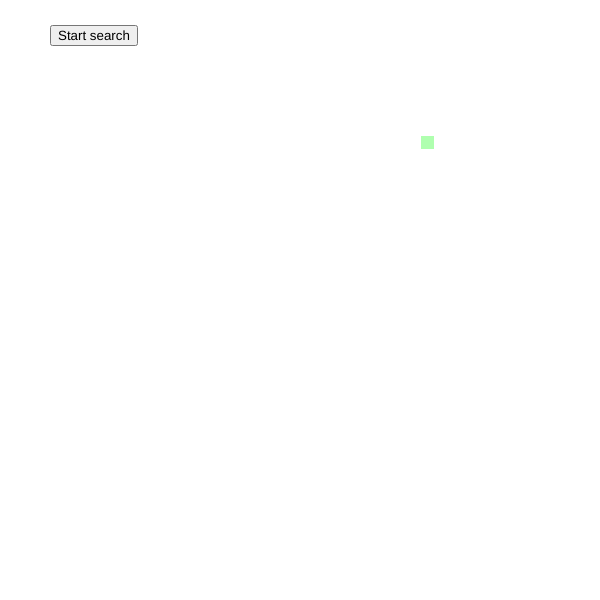
Frame 1 (no input)
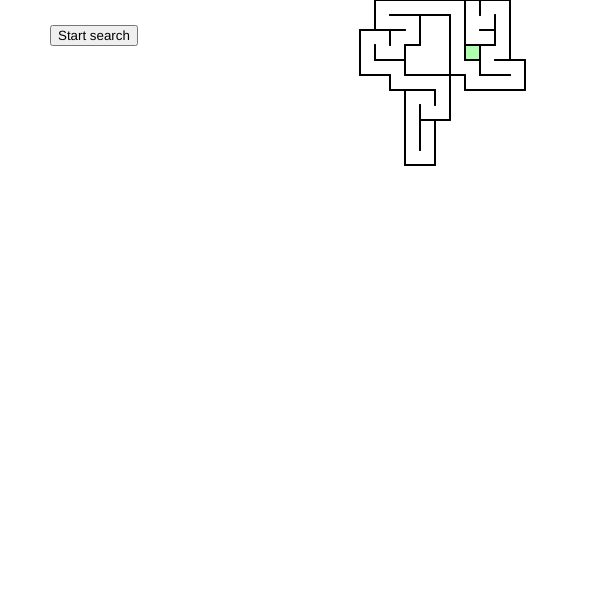
Frame 60 (no input)
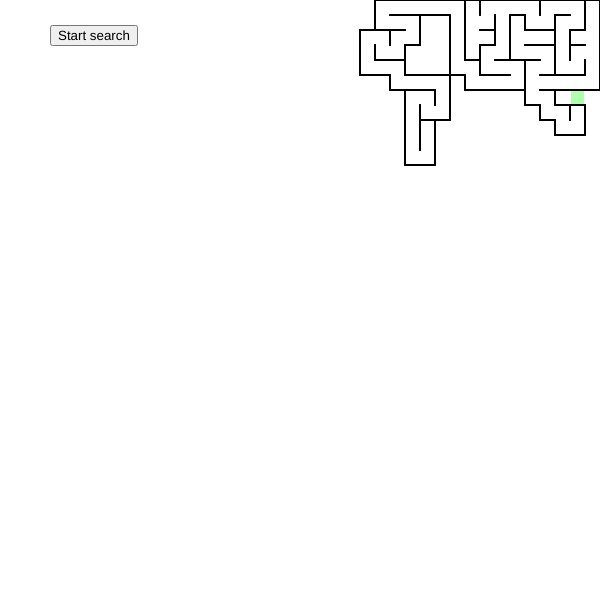
Frame 120 (the mouse pressed at the canvas centre since frame 60)

The p5.js sketch that drew these frames (run headless with seeded random() and noise() and a simulated clock; from frame 60 on, the mouse is pressed at the canvas centre):

// p5.js sketch
// ── sketch.js
let cols = 40;
let rows = 40;
let grid = [];
let start, end;
let w, h;
let maze, astar;
let search = false;

function setup() {
    createCanvas(600, 600);

    w = width / cols;
    h = height / rows;

    // define grid
    for (let i = 0; i < cols; i++) {
        grid[i] = new Array(rows);
    }

    // fill grid with nodes
    for (let i = 0; i < cols; i++) {
        for (let j = 0; j < rows; j++) {
            grid[i][j] = new Node(i, j);
        }
    }

    maze = new Maze(grid[floor(random(cols))][floor(random(rows))]);
    astar = new Astar();

    startSearchButton = createButton('Start search');
    startSearchButton.position(50, 25);
    startSearchButton.mouseClicked(startSearch);
}

function draw() {
    background(255);

    for (let i = 0; i < cols; i++) {
        for (let j = 0; j < rows; j++) {
            grid[i][j].show(255);
        }
    }

    if (!maze.complete) {
        maze.generate();
        maze.current.highlight();
    } else {
        if (search) {
            start.show(color(0, 255, 0));
            end.show(color(255, 0, 0));

            astar.findPath(start, end);

            showSearch();
        }
    }
}

function initializeSearch() {
    // set start and end nodes
    start = grid[0][0];
    end = grid[cols - 1][rows - 1];

    start = grid[floor(random(cols))][floor(random(rows))];
    end = grid[floor(random(cols))][floor(random(rows))];

    // set heuristic for each node on grid
    for (let i = 0; i < cols; i++) {
        for (let j = 0; j < rows; j++) {
            grid[i][j].addNeighbors(grid);
            grid[i][j].setHeuristic(end);
        }
    }

    start.g = 0;
    start.f = start.h;

    astar = new Astar();
}

function showSearch() {
    noFill();
    stroke('orange');
    strokeWeight(h/3);
    beginShape();
    for (let i = 0; i < astar.totalPath.length; i++) {
        let path = astar.totalPath[i];
        vertex(path.i * w + w/2, path.j * h + h/2);
    }
    endShape();
}

function startSearch() {
    resetNodes();
    initializeSearch();

    search = true;
}

function resetNodes() {
    // since grid is passed to addNeighbors function,
    // reset all nodes, then separately add neighbors
    for (let i = 0; i < cols; i++) {
        for (let j = 0; j < rows; j++) {
            grid[i][j].cameFrom = undefined;
            grid[i][j].f = 999999999;
            grid[i][j].g = 999999999;
        }
    }
}
// ── astar.js
class Astar {
    constructor() {
        this.openSet = [];      // array of nodes to be evaluated for next step in search
        this.closedSet = [];    // array of nodes already evaluated along the way
        this.totalPath = [];    // found path from start node to current node during search
        this.lastGoodPath = [];
    }

    findPath(start, goal) {
        if (this.openSet.length === 0 && !this.closedSet.includes(start)) {
            this.openSet.push(start);
        }

        if (this.openSet.length > 0) {
            this.lastGoodPath = this.totalPath;
            this.totalPath = [];
            let indexOfLowestFScore = 0;
            for (let i = 0; i < this.openSet.length; i++) {
                if (this.openSet[i].f + this.openSet[i].h < this.openSet[indexOfLowestFScore].f + this.openSet[indexOfLowestFScore].h) {
                    indexOfLowestFScore = i;
                }
            }

            let current = this.openSet[indexOfLowestFScore];

            if (current === goal) {
                console.log('success!');
            } else {
                this.removeFromArray(this.openSet, current);
                this.closedSet.push(current);

                for (let i = 0; i < current.neighbors.length; i++) {
                    let neighbor = current.neighbors[i];
                    if (this.closedSet.includes(neighbor) || this.pathBlocked(current, neighbor)) {
                        continue;
                    }

                    let tempG = current.g + 1; // assumes distance from one node to the next is 1

                    if (tempG < neighbor.g) {
                        neighbor.g = tempG;
                        neighbor.f = neighbor.g + neighbor.h;
                        neighbor.cameFrom = current;
                    }

                    if (!this.openSet.includes(neighbor)) {
                        this.openSet.push(neighbor);
                    }
                }
            }
            this.totalPath = this.reconstructPath(current);
        } else {
            console.log('No solution');
            this.totalPath = this.lastGoodPath;
        }
    }

    reconstructPath(currentNode) {
        let path = [];
        path.push(currentNode);
        while (currentNode.cameFrom !== undefined) {
            currentNode = currentNode.cameFrom;
            path.push(currentNode);
        }
        return path;
    }

    removeFromArray(arr, el) {
        for (let i = arr.length - 1; i >= 0; i--) {
            if (el === arr[i]) {
                arr.splice(i, 1);
            }
        }
    }

    pathBlocked(node1, node2) {
        let x = node1.i - node2.i;
        let y = node1.j - node2.j;

        if (x === 1) {
            // neighbor is to the left
            return node1.walls[3];
        } else if (x === -1) {
            // neighbor is to the right
            return node1.walls[1];
        } else if (y === 1) {
            // neighbor is to the top
            return node1.walls[0];
        } else if (y === -1) {
            // neighbor is to the bottom
            return node1.walls[2];
        }
    }
}
// ── maze.js
class Maze {
    constructor(startNode) {
        this.current = startNode;
        this.stack = [];
        this.complete = false;
    }

    generate() {
        this.current.visited = true;

        let next = this.current.getUnvisitedNeighbor();
        if (next) {
            next.visited = true;
            this.stack.push(this.current);
            this.current.removeWalls(next);
            this.current = next;
        } else if (this.stack.length > 0) {
            this.current = this.stack.pop();
        } else {
            this.complete = true;
        }
    }
}

// ── node.js
class Node {
    constructor(i, j) {
        this.i = i;
        this.j = j;
        this.f = 999999999;
        this.g = 999999999;
        this.h = undefined;
        this.neighbors = [];
        this.cameFrom = undefined;
        this.walls = [true, true, true, true];  // top, right, bottom, left
        this.visited = false;
        this.wallStrokeWeight = 2
    }

    show() {
        if (!this.visited) {
            return;
        }

        let i = this.i * w;
        let j = this.j * h;
        let offset = 0;
        stroke(0);
        strokeWeight(this.wallStrokeWeight);

        if (this.walls[0]) {
            line(i + offset   , j + offset,     i + w - offset, j + offset);
        }
        if (this.walls[1]) {
            line(i + w - offset, j + offset,     i + w - offset, j + h - offset);
        }
        if (this.walls[2]) {
            line(i + w - offset, j + h - offset, i + offset   , j + h - offset);
        }
        if (this.walls[3]) {
            line(i + offset   , j + h - offset, i + offset   , j + offset);
        }

        noStroke();
        fill(255, 0, 255, 80);
        fill(255);
        rect(this.i * w + this.wallStrokeWeight /2, this.j * h + this.wallStrokeWeight/2, w - this.wallStrokeWeight, h - this.wallStrokeWeight);
    }

    highlight() {
        noStroke();
        fill(0, 255, 0, 80);
        rect(this.i * w + this.wallStrokeWeight /2, this.j * h + this.wallStrokeWeight/2, w - this.wallStrokeWeight, h - this.wallStrokeWeight);
    }

    getUnvisitedNeighbor() {
        let top, right, bottom, left;

        let i = this.i;
        let j = this.j;
        let neighbors = [];

        if (j > 0) {
            top = grid[i][j-1];
        }
        if (i < cols-1) {
            right = grid[i+1][j];
        }
        if (j < cols-1) {
            bottom = grid[i][j+1];
        }
        if (i > 0) {
            left = grid[i-1][j];
        }

        for (let nbr of [top, right, bottom, left]) {
            if (nbr && !nbr.visited) {
                neighbors.push(nbr);
            }
        }

        if (neighbors.length > 0) {
            return random(neighbors);
        } else {
            return undefined;
        }
    }

    removeWalls(neighbor) {
        let x = this.i - neighbor.i;
        let y = this.j - neighbor.j;

        if (x === 1) {
            // neighbor is to the left
            this.walls[3] = false;
            neighbor.walls[1] = false;
        } else if (x === -1) {
            // neighbor is to the right
            this.walls[1] = false;
            neighbor.walls[3] = false;
        } else if (y === 1) {
            // neighbor is to the top
            this.walls[0] = false;
            neighbor.walls[2] = false;
        } else if (y === -1) {
            // neighbor is to the bottom
            this.walls[2] = false;
            neighbor.walls[0] = false;
        }
    }

    addNeighbors(grid) {
        if (this.blocked) {
            return;
        }

        let i = this.i;
        let j = this.j;

        if (i > 0) {
            this.neighbors.push(grid[i - 1][j]);
        }
        if (i < cols - 1) {
            this.neighbors.push(grid[i + 1][j]);
        }
        if (j > 0) {
            this.neighbors.push(grid[i][j - 1]);
        }
        if (j < rows - 1) {
            this.neighbors.push(grid[i][j + 1]);
        }
    }

    setHeuristic(goalNode) {
        this.h = dist(this.i, this.j, goalNode.i, goalNode.j);
    }
}
